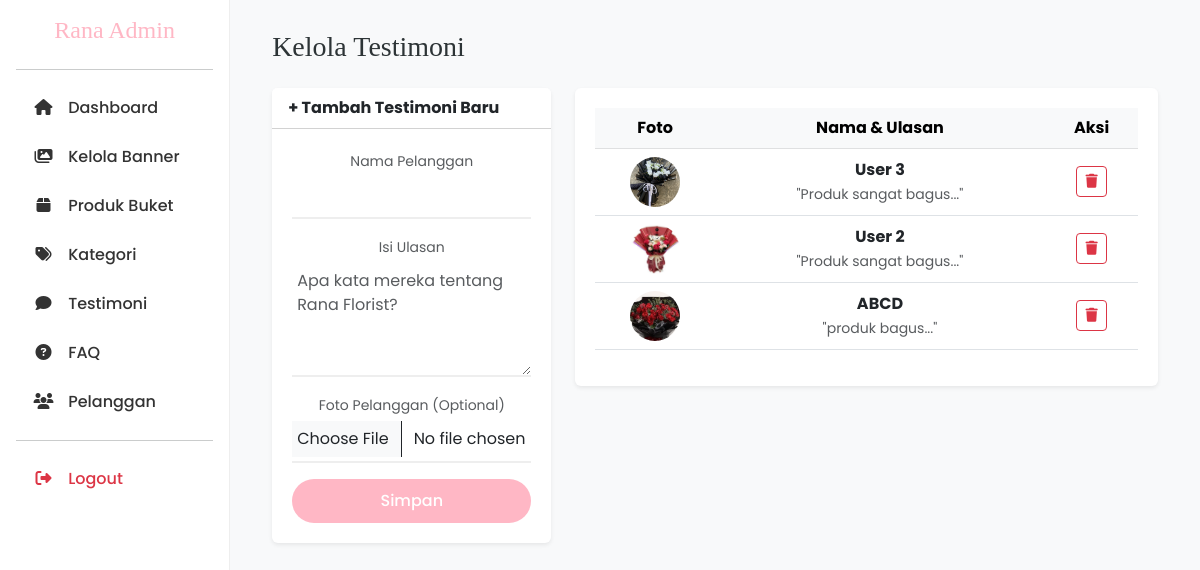
Page /admin/testimoni.php (signed in) on the committed database.
### tables this page shows
CREATE TABLE `testimonials` (
  `id` int(11) NOT NULL,
  `nama_pelanggan` varchar(100) DEFAULT NULL,
  `isi_testimoni` text DEFAULT NULL,
  `foto_pelanggan` varchar(255) DEFAULT NULL
);

### admin/testimoni.php (the view, shortened to what this page needs)
<?php
include 'includes/header.php';
?>
<div class="container-fluid">
    <h3 class="brand-font mb-4">Kelola Testimoni</h3>
    <div class="row">
        <div class="col-md-4 mb-4">
            <div class="card border-0 shadow-sm">
                <div class="card-header bg-white text-pink fw-bold">
                    + Tambah Testimoni Baru
                </div>
                <div class="card-body">
                    <form method="POST" enctype="multipart/form-data">
                        <div class="mb-3">
                            <label class="small text-muted">Nama Pelanggan</label>
                            <input type="text" name="nama" class="form-control" required>
                        </div>
                        <div class="mb-3">
                            <label class="small text-muted">Isi Ulasan</label>
                            <textarea name="isi" class="form-control" rows="4" required placeholder="Apa kata mereka tentang Rana Florist?"></textarea>
                        </div>
                        <div class="mb-3">
                            <label class="small text-muted">Foto Pelanggan (Optional)</label>
                            <input type="file" name="foto" class="form-control">
                        </div>
                        <button type="submit" name="simpan" class="btn btn-rana w-100">Simpan</button>
                    </form>
                </div>
            </div>
        </div>
        <div class="col-md-8">
            <div class="card border-0 shadow-sm">
                <div class="card-body">
                    <div class="table-responsive">
                        <table class="table table-hover align-middle">
                            <thead class="table-light">
                                <tr>
                                    <th>Foto</th>
                                    <th>Nama & Ulasan</th>
                                    <th>Aksi</th>
                                </tr>
                            </thead>
                            <tbody>
                                <?php
                                $qry = mysqli_query($conn, "SELECT * FROM testimonials ORDER BY id DESC");
                                if(mysqli_num_rows($qry) > 0){
                                    while($row = mysqli_fetch_assoc($qry)):
                                ?>
                                <tr>
                                    <td>
                                        <img src="../uploads/<?= $row['foto_pelanggan']; ?>" class="rounded-circle" width="50" height="50" style="object-fit:cover;">
                                    </td>
                                    <td>
                                        <strong><?= $row['nama_pelanggan']; ?></strong><br>
                                        <small class="text-muted">"<?= substr($row['isi_testimoni'], 0, 80); ?>..."</small>
                                    </td>
                                    <td>
                                        <a href="testimoni.php?hapus=<?= $row['id']; ?>" class="btn btn-sm btn-outline-danger" onclick="return confirm('Hapus ulasan ini?')">
                                            <i class="fas fa-trash"></i>
                                        </a>
                                    </td>
                                </tr>
                                <?php endwhile;
                                } else {
                                    echo "<tr><td colspan='3' class='text-center text-muted py-4'>Belum ada testimoni.</td></tr>";
                                }
                                ?>
                            </tbody>
                        </table>
                    </div>
                </div>
            </div>
        </div>
    </div>
</div>
<?php include 'includes/footer.php'; ?>

### assets/css/style.css (style rules this page uses)
:root { --primary-pink: #FFB7C5; --hover-pink: #ff9eb0; --text-dark: #2d3436; --card-bg: #ffffff; --bg-soft: #fdfbfb; }
body { background-color: var(--bg-soft); font-family: 'Poppins', sans-serif; color: var(--text-dark); }
.brand-font { font-family: 'Playfair Display', serif; }
.card-body { padding: 20px; text-align: center; }
.btn-rana { background-color: var(--primary-pink); color: white; border-radius: 50px; padding: 10px 30px; border: none; font-weight: 500; transition: 0.3s; }
.form-control { border: none; border-bottom: 2px solid #eee; border-radius: 0; padding: 10px 5px; background: transparent; }

### rows in the picture
testimonials: foto_pelanggan (picture), nama_pelanggan "User 3", isi_testimoni "Produk sangat bagus"
testimonials: foto_pelanggan (picture), nama_pelanggan "User 2", isi_testimoni "Produk sangat bagus"
testimonials: foto_pelanggan (picture), nama_pelanggan "ABCD", isi_testimoni "produk bagus"
